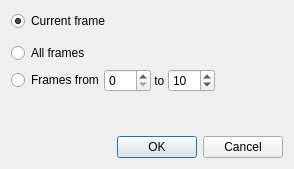
<?xml version="1.0" encoding="UTF-8"?>
<ui version="4.0">
 <class>vvSelectFramesDialog</class>
 <widget class="QDialog" name="vvSelectFramesDialog">
  <property name="geometry">
   <rect>
    <x>0</x>
    <y>0</y>
    <width>294</width>
    <height>169</height>
   </rect>
  </property>
  <property name="windowTitle">
   <string>Select Frames</string>
  </property>
  <layout class="QVBoxLayout" name="verticalLayout">
   <item>
    <layout class="QHBoxLayout" name="horizontalLayout_4">
     <item>
      <widget class="QRadioButton" name="CurrentFrameButton">
       <property name="text">
        <string>Current frame</string>
       </property>
       <property name="checked">
        <bool>true</bool>
       </property>
      </widget>
     </item>
    </layout>
   </item>
   <item>
    <layout class="QHBoxLayout" name="horizontalLayout_3">
     <property name="topMargin">
      <number>6</number>
     </property>
     <item>
      <widget class="QRadioButton" name="AllFramesButton">
       <property name="text">
        <string>All frames</string>
       </property>
      </widget>
     </item>
    </layout>
   </item>
   <item>
    <layout class="QHBoxLayout" name="horizontalLayout">
     <property name="spacing">
      <number>0</number>
     </property>
     <property name="leftMargin">
      <number>0</number>
     </property>
     <item>
      <widget class="QRadioButton" name="FrameRangeButton">
       <property name="text">
        <string>Frames from</string>
       </property>
      </widget>
     </item>
     <item>
      <widget class="QSpinBox" name="FrameStart">
       <property name="focusPolicy">
        <enum>Qt::ClickFocus</enum>
       </property>
       <property name="maximum">
        <number>100</number>
       </property>
       <property name="value">
        <number>0</number>
       </property>
      </widget>
     </item>
     <item>
      <widget class="QLabel" name="label">
       <property name="text">
        <string> to </string>
       </property>
      </widget>
     </item>
     <item>
      <widget class="QSpinBox" name="FrameStop">
       <property name="focusPolicy">
        <enum>Qt::ClickFocus</enum>
       </property>
       <property name="maximum">
        <number>100</number>
       </property>
       <property name="value">
        <number>10</number>
       </property>
      </widget>
     </item>
     <item>
      <spacer name="horizontalSpacer">
       <property name="orientation">
        <enum>Qt::Horizontal</enum>
       </property>
       <property name="sizeHint" stdset="0">
        <size>
         <width>40</width>
         <height>20</height>
        </size>
       </property>
      </spacer>
     </item>
    </layout>
   </item>
   <item>
    <spacer name="verticalSpacer">
     <property name="orientation">
      <enum>Qt::Vertical</enum>
     </property>
     <property name="sizeHint" stdset="0">
      <size>
       <width>20</width>
       <height>128</height>
      </size>
     </property>
    </spacer>
   </item>
   <item>
    <widget class="QDialogButtonBox" name="buttonBox">
     <property name="orientation">
      <enum>Qt::Horizontal</enum>
     </property>
     <property name="standardButtons">
      <set>QDialogButtonBox::Cancel|QDialogButtonBox::Ok</set>
     </property>
    </widget>
   </item>
  </layout>
 </widget>
 <resources/>
 <connections>
  <connection>
   <sender>buttonBox</sender>
   <signal>accepted()</signal>
   <receiver>vvSelectFramesDialog</receiver>
   <slot>accept()</slot>
   <hints>
    <hint type="sourcelabel">
     <x>248</x>
     <y>254</y>
    </hint>
    <hint type="destinationlabel">
     <x>157</x>
     <y>274</y>
    </hint>
   </hints>
  </connection>
  <connection>
   <sender>buttonBox</sender>
   <signal>rejected()</signal>
   <receiver>vvSelectFramesDialog</receiver>
   <slot>reject()</slot>
   <hints>
    <hint type="sourcelabel">
     <x>316</x>
     <y>260</y>
    </hint>
    <hint type="destinationlabel">
     <x>286</x>
     <y>274</y>
    </hint>
   </hints>
  </connection>
 </connections>
</ui>
